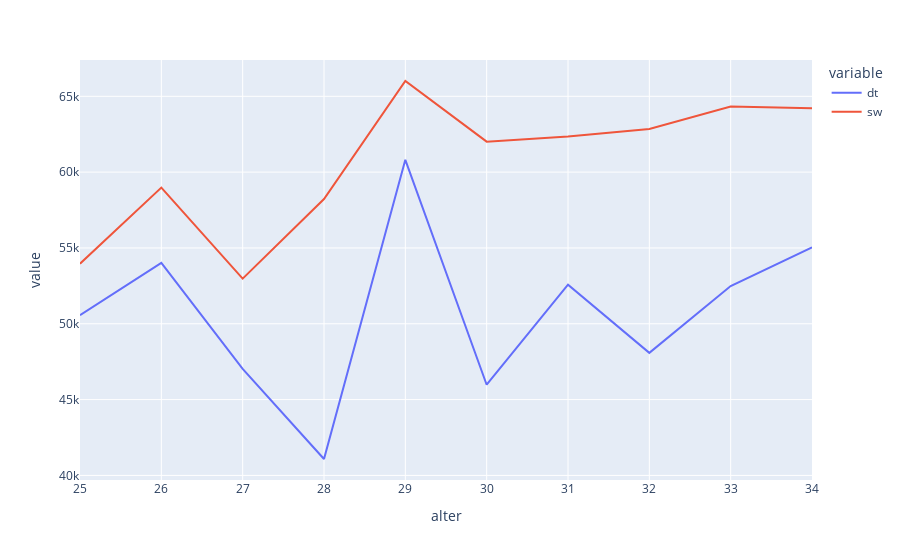

Write notebook code for a chart like this one.
### Markdown cell above
Interessanterweise kann pandas nicht nur matplotlib zur Darstellung des
plots nutzen, sondern mit dem parameter "backend = "plotly"" auch auf 
Plotly zugreifen. Die Erstellung von zwei plots und der Verweiß auf 
die X-Achse des ersten Plots ist dann nicht nötig.

### Code cell
sal_plot_px = df_salary.plot(x = "alter",
                            y = ["dt", "sw"],
                            backend="plotly")
sal_plot_px

### Figure 1 — Plotly figure (JSON) as saved in the notebook; plotly's stock layout.template omitted (floating-point values rounded to 4 significant figures)
{"data": [{"hovertemplate": "variable=dt<br>alter=%{x}<br>value=%{y}<extra></extra>", "legendgroup": "dt", "line": {"color": "#636efa", "dash": "solid"}, "marker": {"symbol": "circle"}, "mode": "lines", "name": "dt", "orientation": "v", "showlegend": true, "type": "scatter", "x": [25, 26, 27, 28, 29, 30, 31, 32, 33, 34], "xaxis": "x", "y": [50565, 54013, 47023, 41082, 60811, 45980, 52578, 48082, 52484, 55043], "yaxis": "y"}, {"hovertemplate": "variable=sw<br>alter=%{x}<br>value=%{y}<extra></extra>", "legendgroup": "sw", "line": {"color": "#EF553B", "dash": "solid"}, "marker": {"symbol": "circle"}, "mode": "lines", "name": "sw", "orientation": "v", "showlegend": true, "type": "scatter", "x": [25, 26, 27, 28, 29, 30, 31, 32, 33, 34], "xaxis": "x", "y": [53963, 58980, 52975, 58229, 66009, 62011, 62348, 62844, 64326, 64219], "yaxis": "y"}], "layout": {"legend": {"title": {"text": "variable"}, "tracegroupgap": 0}, "margin": {"t": 60}, "xaxis": {"anchor": "y", "domain": [0, 1], "title": {"text": "alter"}}, "yaxis": {"anchor": "x", "domain": [0, 1], "title": {"text": "value"}}}}
